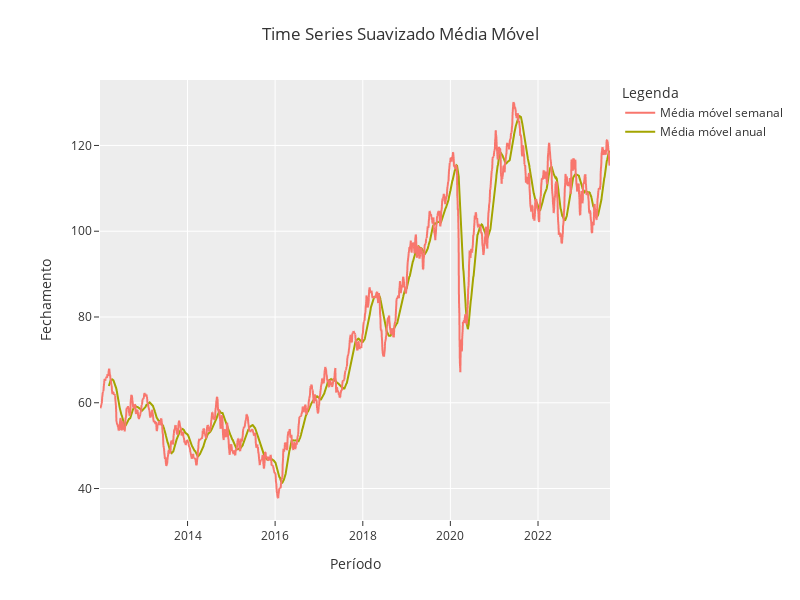

Notebook source saved alongside this figure:
### Code cell
ma_semanal = df_fechamento.rolling(5).mean().rename(columns = {'fechamento': 'Média móvel semanal'})
ma_anual = df_fechamento.rolling(52).mean()

fig = px.line(
    ma_semanal,
    template = template
)
fig.add_scatter(
    x = ma_anual.index, 
    y = ma_anual.fechamento, 
    name = 'Média móvel anual'
)
fig.update_layout(
    title = 'Time Series Suavizado Média Móvel',
    xaxis_title = 'Período',
    yaxis_title = 'Fechamento',
    legend_title = 'Legenda',
    width = 800, 
    height = 600,
    margin = dict(l = 100, r = 20, t = 80, b = 80)
)
fig.show()

### Figure 1 — Plotly figure (JSON) as saved in the notebook; plotly's stock layout.template omitted (floating-point values rounded to 4 significant figures; data arrays with more than 128 entries replaced by an {"elided": "..."} marker saying what was removed)
{"data": [{"hovertemplate": "variable=Média móvel semanal<br>data=%{x}<br>value=%{y}<extra></extra>", "legendgroup": "Média móvel semanal", "line": {"color": "#F8766D", "dash": "solid"}, "marker": {"symbol": "circle"}, "mode": "lines", "name": "Média móvel semanal", "showlegend": true, "type": "scattergl", "x": {"elided": "2884 str values"}, "xaxis": "x", "y": {"elided": "2884 float values"}, "yaxis": "y"}, {"name": "Média móvel anual", "type": "scatter", "x": {"elided": "2884 str values"}, "y": {"elided": "2884 float values"}}], "layout": {"height": 600, "legend": {"title": {"text": "Legenda"}, "tracegroupgap": 0}, "margin": {"b": 80, "l": 100, "r": 20, "t": 80}, "title": {"text": "Time Series Suavizado Média Móvel"}, "width": 800, "xaxis": {"anchor": "y", "domain": [0, 1], "title": {"text": "Período"}}, "yaxis": {"anchor": "x", "domain": [0, 1], "title": {"text": "Fechamento"}}}}
